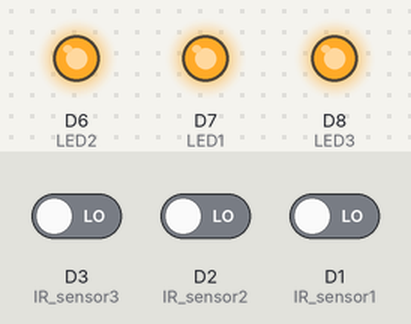
This sketch was run on a simulated ESP8266 (NodeMCU). On the bench: output pins drawn as LEDs (lit = HIGH). The test bench sets the inputs (shaded band); at power-on: D3 (IR_sensor3) LOW, D2 (IR_sensor2) LOW, D1 (IR_sensor1) LOW. WiFi joins after 1.5 s; servers stay silent unless stated.

Above: at 3.0 s.
3.1 s: D3 (IR_sensor3) driven HIGH
At 3.6 s:
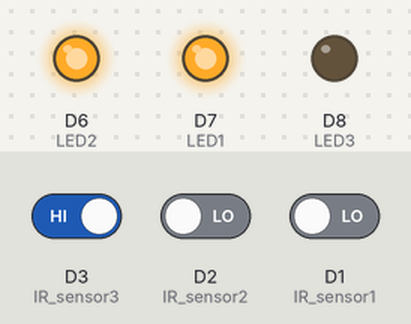
4.8 s: D2 (IR_sensor2) driven HIGH
At 6.0 s:
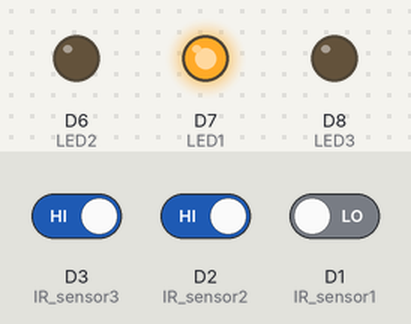
6.3 s: D3 (IR_sensor3) driven LOW
At 7.2 s:
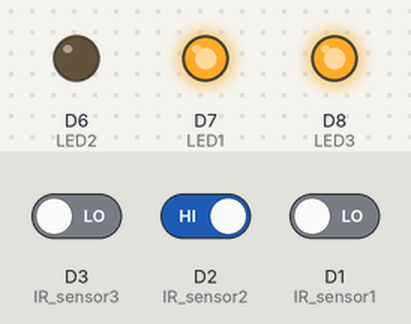
7.8 s: D1 (IR_sensor1) driven HIGH
At 8.3 s:
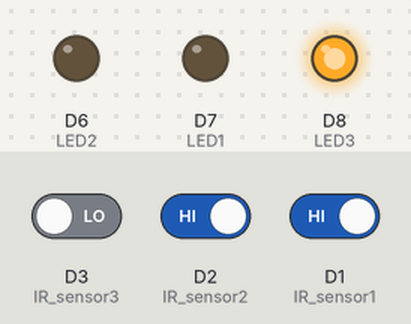
9.3 s: D2 (IR_sensor2) driven LOW
At 10.5 s:
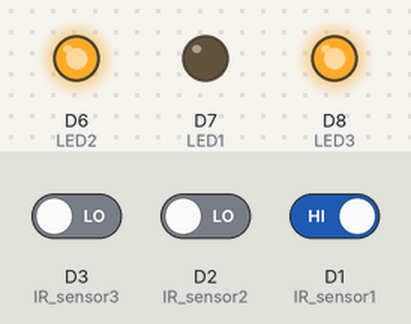
10.8 s: D3 (IR_sensor3) driven HIGH
At 11.7 s:
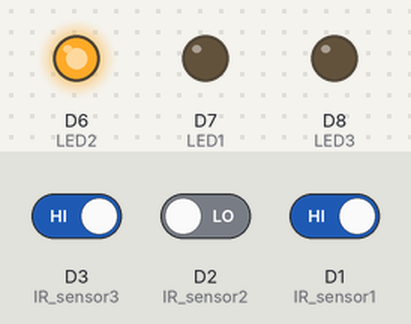
Timing chart, 0 to 13.3 s (numbered marks = the images above; inputs shaded):
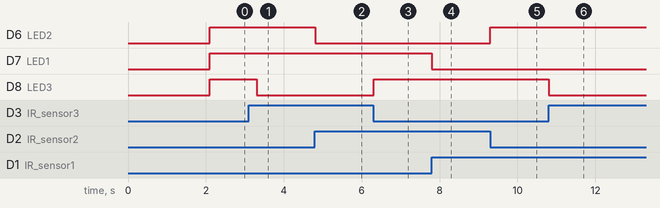

Measured:
- after the input at 3.1 s, D8 (LED3): HIGH → LOW after 0.20 s
- after the input at 4.8 s, D6 (LED2): HIGH → LOW at once
- after the input at 6.3 s, D8 (LED3): LOW → HIGH at once
- after the input at 7.8 s, D7 (LED1): HIGH → LOW at once
- after the input at 9.3 s, D6 (LED2): LOW → HIGH at once
- after the input at 10.8 s, D8 (LED3): HIGH → LOW at once

The sketch:

parking.ino
```cpp
#define BLYNK_TEMPLATE_ID "TMPLzd_jG6Z0"
#define BLYNK_DEVICE_NAME "test"
#define BLYNK_AUTH_TOKEN "MU0Cw-3RDeVyru4GBXcTlezXFrFyz0YC"

char ssid[] = "PK";
char pass[] = "1234567890";
char auth[] = BLYNK_AUTH_TOKEN;

// Comment this out to disable prints and save space
#define BLYNK_PRINT Serial


#include <ESP8266WiFi.h>
#include <BlynkSimpleEsp8266.h>


BlynkTimer timer;

int IR_sensor1 = D1;
int LED1 = D7;
int IR_sensor2 = D2;
int LED2 = D6;
int IR_sensor3 = D3;
int LED3 = D8;

WidgetLED led1(V2);// Virtual Pin V2
WidgetLED led2(V3);// Virtual Pin V3
WidgetLED led3(V4);// Virtual Pin V4

void myTimerEvent()
{
  // You can send any value at any time.
  // Please don't send more that 10 values per second.
  Blynk.virtualWrite(V2, millis() / 1000);
}

void sensor1(){
  int value = digitalRead(IR_sensor1);
  if(value == HIGH){
    led1.off();
    digitalWrite(LED1,LOW);
    Blynk.virtualWrite(V3, LOW);
  }
  else{
    led1.on();
    digitalWrite(LED1,HIGH);
    Blynk.virtualWrite(V3, HIGH);
  }
}

void sensor2(){
  int value = digitalRead(IR_sensor2);
  if(value == HIGH){
    led2.off();
    digitalWrite(LED2,LOW);
    Blynk.virtualWrite(V4, LOW);
  }
  else{
    led2.on();
    digitalWrite(LED2,HIGH);
    Blynk.virtualWrite(V4, HIGH);
  }
}

void sensor3(){
  int value = digitalRead(IR_sensor3);
  if(value == HIGH){
    led3.off();
    digitalWrite(LED3,LOW);
    Blynk.virtualWrite(V5, LOW);
  }
  else{
    led3.on();
    digitalWrite(LED3,HIGH);
    Blynk.virtualWrite(V5, HIGH);
  }
}

void setup()
{
  pinMode(LED1, OUTPUT);
  pinMode(IR_sensor1,INPUT);
  pinMode(LED2, OUTPUT);
  pinMode(IR_sensor2,INPUT);
  pinMode(LED3, OUTPUT);
  pinMode(IR_sensor3,INPUT);
  Serial.begin(9600);
  Blynk.begin(auth, ssid, pass);
  timer.setInterval(300L,sensor1);
  timer.setInterval(300L,sensor2);
  timer.setInterval(300L,sensor3);
}

void loop()
{
  Blynk.run();
  timer.run();
}
```
